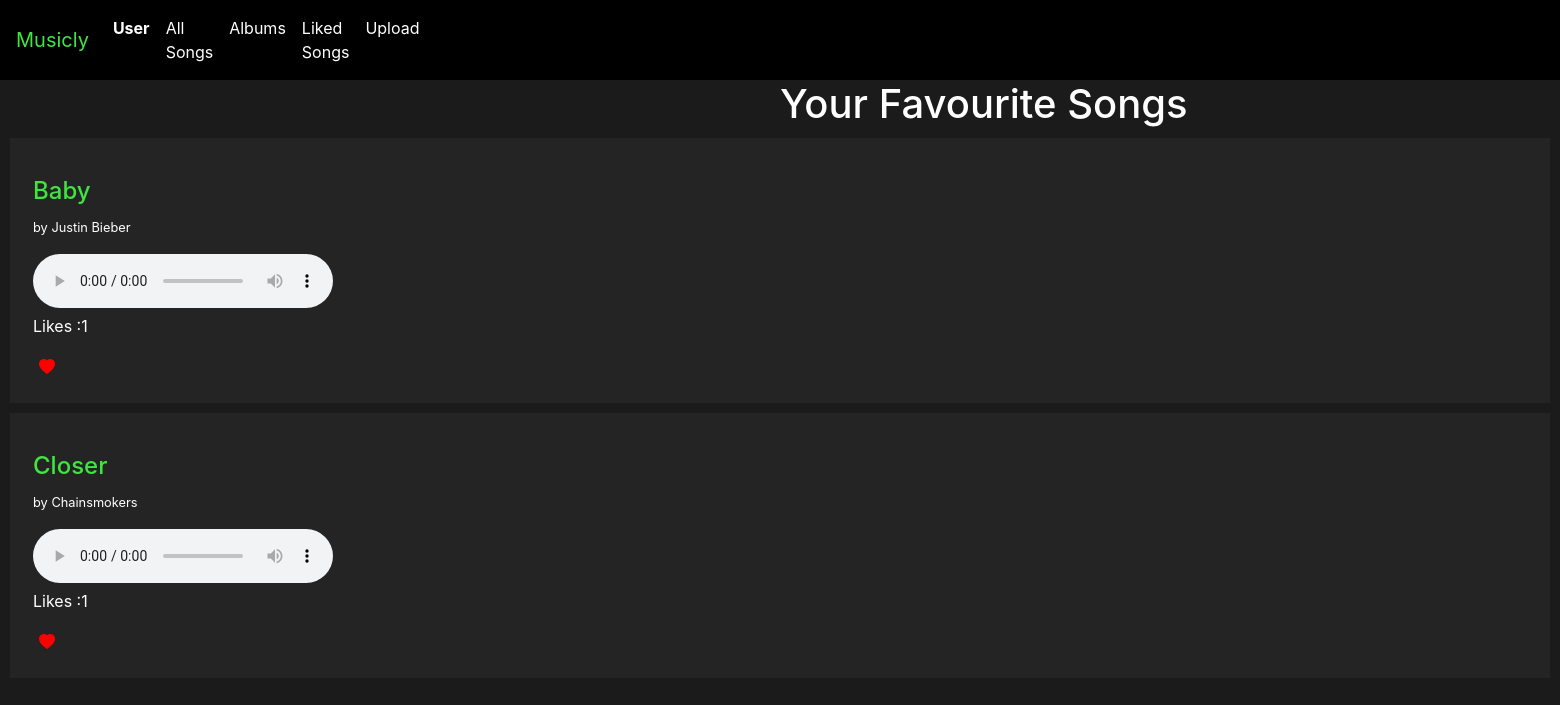
/likedsongs (signed in), run on the app's committed database.
### music/models.py (models this page shows)
class User(AbstractUser):
    pass

class Songs(models.Model):
    Title = models.CharField(max_length=45)
    Singer = models.CharField(max_length=105)
    Audio = models.FileField(upload_to='documents/')
    Poster = models.ForeignKey('User', on_delete=PROTECT, default=None )
    Albums = models.CharField( choices=Albumss, max_length=24, default="Other")
    liked_by = models.ManyToManyField('User', default=None, blank=True, related_name='song_likers')
    class Meta:
        db_table='Songs'

### music/views.py (the view)
# urls.py: path("likedsongs", views.Liked, name="liked"),
@login_required
def Liked(request):
    song = Songs.objects.all().order_by("Title")
    return render(request, 'music/Liked.html', {
        "songs": song,
    })

### music/templates/music/Liked.html (shortened to what this page needs)
{% extends "music/layout.html" %}
{% load static %}
{% block body%}
<h1 class="heading">Your Favourite Songs</h1>
{% for song in songs %}
{% if user in song.liked_by.all %}
<div class="songs">
    <a href="{% url 'song' song.id %}">
    <p><h4 class="title">{{song.Title}}</h4> <small>by {{song.Singer}}</small></p>
    </a>
    <audio controls>
        <source src="{{ song.Audio.url }}" type="audio/mpeg">
    </audio>
    <p id="like-count -{{song.id}}" style="color: white;">Likes :{{song.liked_by.count}}</p>
    {% if user.is_authenticated %}
    <div id="unlike-view-{{song.id}}" style="display: {% if user in song.liked_by.all %} block {% else %} none {% endif %}">
        <button value="Unlike" onclick="like_song({{song.id}})" class="likeunlike" id="unlike-{{song.id}}"><i class="bi bi-heart-fill" style="color: red;"></i></button>
    </div>
    {% endif %}
</div>
{% endif %}
{% endfor %}
{% endblock%}

### music/templates/music/layout.html (shortened to what this page needs)
{% load static %}
<!DOCTYPE html>
<html lang="en">
    <head>
        <link rel="stylesheet" href="https://stackpath.bootstrapcdn.com/bootstrap/4.4.1/css/bootstrap.min.css">
        <link href="{% static 'music/styles.css' %}" rel="stylesheet">
        <link rel="stylesheet" href="https://cdn.jsdelivr.net/npm/bootstrap-icons@1.3.0/font/bootstrap-icons.css">
    </head>
    <body>
        <nav class="navbar navbar-expand-lg" style="background-color: #000;">
            <a class="navbar-brand" href="#" style="color: rgb(63, 230, 63);">Musicly</a>
            <div>
              <ul class="navbar-nav mr-auto">
                {% if user.is_authenticated %}
                    <li class="nav-item">
                        <a class="nav-link" href="#"><strong>{{ user.username }}</strong></a>
                    </li>
                {% endif %}
                <li class="nav-item">
                  <a class="nav-link" href="{% url 'index' %}">All Songs</a>
                </li>
                <li class="nav-item">
                    <a class="nav-link" href="{% url 'Albums' %}">Albums</a>
                </li>
                {% if user.is_authenticated %}
                     <li class="nav-item">
                        <a class="nav-link" href="{% url 'liked' %}">Liked Songs</a>
                     </li>
                    <li class="nav-item">
                        <a class="nav-link" href="{% url 'create' %}">Upload</a>
                    </li>
                    <li class="nav-item">
                    </li>
                {% endif %}
              </ul>
            </div>
          </nav>
        <div class="body">
            {% block body %}
            {% endblock %}
        </div>
    </body>
</html>

### music/static/music/styles.css (style rules this page uses)
.songs { border: solid; border-color: transparent; padding: 20px; margin: 10px; background-color: #242424; }
body { background-color: #1b1b1b; }
.heading { position: relative; animation-name: move; animation-duration: 2s; animation-fill-mode: forwards; color: white; }
h2, small, .nav-link, label { color: white; }
.title { color: rgb(63, 230, 63); }
button { border: none; background-color: #242424; }

### data on the page
User: username "User"
Songs: Title "Baby", Singer "Justin Bieber", liked_by.count "1"
Songs: Title "Closer", Singer "Chainsmokers", liked_by.count "1"
